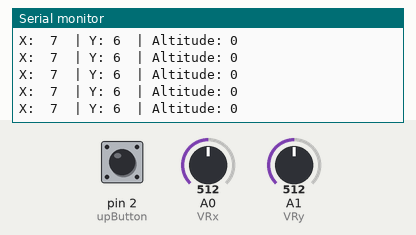
The sketch below on a simulated Arduino Uno, built with avr-gcc and run on an emulated ATmega328P. Parts: the last lines printed to the serial monitor. Inputs (shaded band) come from the test bench; at power-on: A0 (VRx) = 512, A1 (VRy) = 512, pin 2 (upButton) HIGH.

Above: at 1.2 s.
1.3 s: A0 (VRx) set to 716
At 1.42 s:
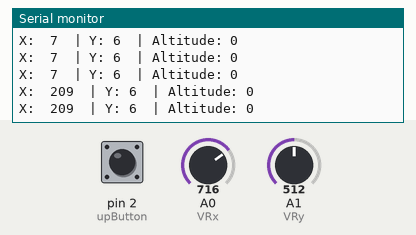
2.8 s: A1 (VRy) set to 716
At 2.83 s:
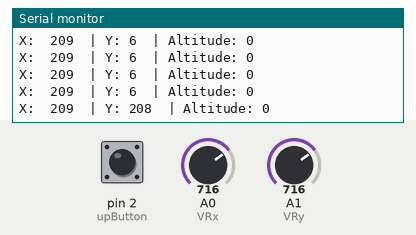
5.8 s: pin 2 (upButton) pulled LOW for 0.15 s
At 5.96 s:
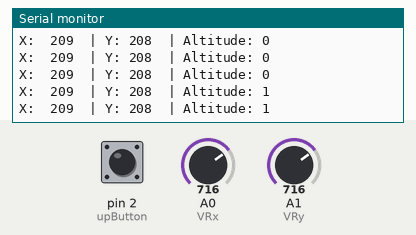
7.4 s: pin 2 (upButton) pulled LOW for 1 s
At 7.47 s:
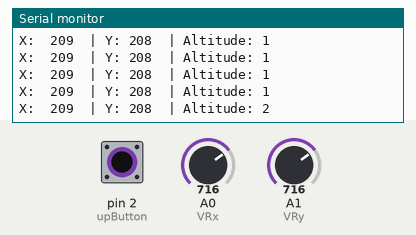
9.9 s: A0 (VRx) set to 900
At 9.99 s:
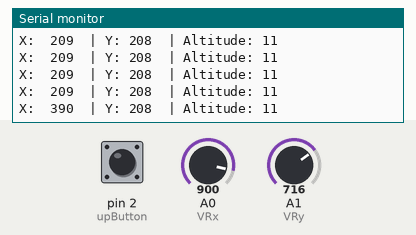
11.4 s: A1 (VRy) set to 900
At 11.41 s:
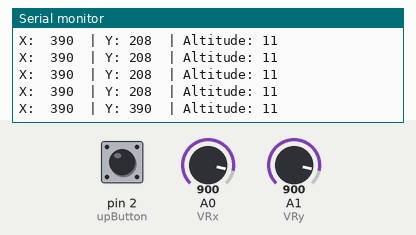
Timing chart, 0 to 13.9 s (numbered marks = the images above; inputs shaded):
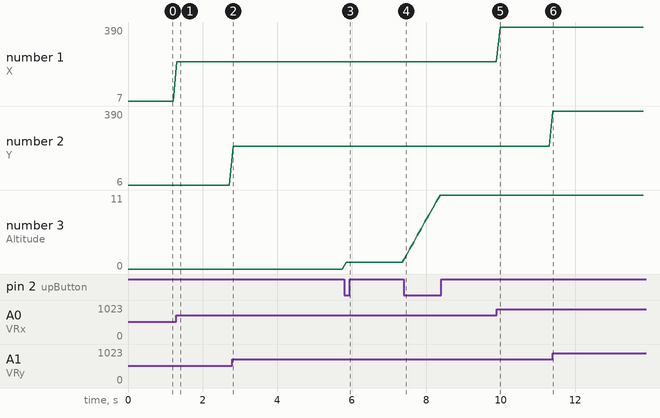

The sketch:

ButtonJoyStickAndSwitch.ino
```cpp
// Declare pins for joystick
int VRx = A0;
int VRy = A1;

// Declare pin for button
 const int upButton = 2;

// Variables for the joystick
int xPosition = 0;
int yPosition = 0;
int mapX = 0;
int mapY = 0;

// Variable for the button
int upState = 0;

// Virtual altitiude variable
int altitude = 0;

void setup() {
  // Start serial monitor
  Serial.begin(9600);

  // Initialize joystick pins
  pinMode(VRx, INPUT);
  pinMode(VRy, INPUT);

  // Initialize button pin
  pinMode(upButton, INPUT);
}

void loop() {
  // Read joystick pins
  xPosition = analogRead(VRx);
  yPosition = analogRead(VRy);

  // Re-map joystick positions
  mapX = map(xPosition, -15, 1023, -512, 512);
  mapY = map(yPosition, -13, 1023, -512, 512);

  // Read button pin
  upState = digitalRead(upButton);

  if (upState == LOW) {  // If blue button is pushed, go up
    altitude += 1;
  }

  // Print XY position and altitude
  Serial.print("X:  ");
  Serial.print(mapX);
  Serial.print("  | Y: ");
  Serial.print(mapY);
  Serial.print("  | Altitude: ");
  Serial.println(altitude);

  // Delay before reading
  delay(100);
}
```

Measured:
- after the input at 1.3 s, the serial monitor: prints a new line at once (image 1)
- after the input at 2.8 s, the serial monitor: prints a new line at once (image 2)
- after the input at 5.8 s, the serial monitor: prints a new line after 0.05 s (image 3)
- after the input at 7.4 s, the serial monitor: prints a new line after 0.06 s (image 4)
- after the input at 9.9 s, the serial monitor: prints a new line after 0.09 s (image 5)
- after the input at 11.4 s, the serial monitor: prints a new line at once (image 6)
- plotted number 1: 7 → 209 after the input at 1.3 s, 209 → 390 after the input at 9.9 s
- plotted number 2: 6 → 208 after the input at 2.8 s
